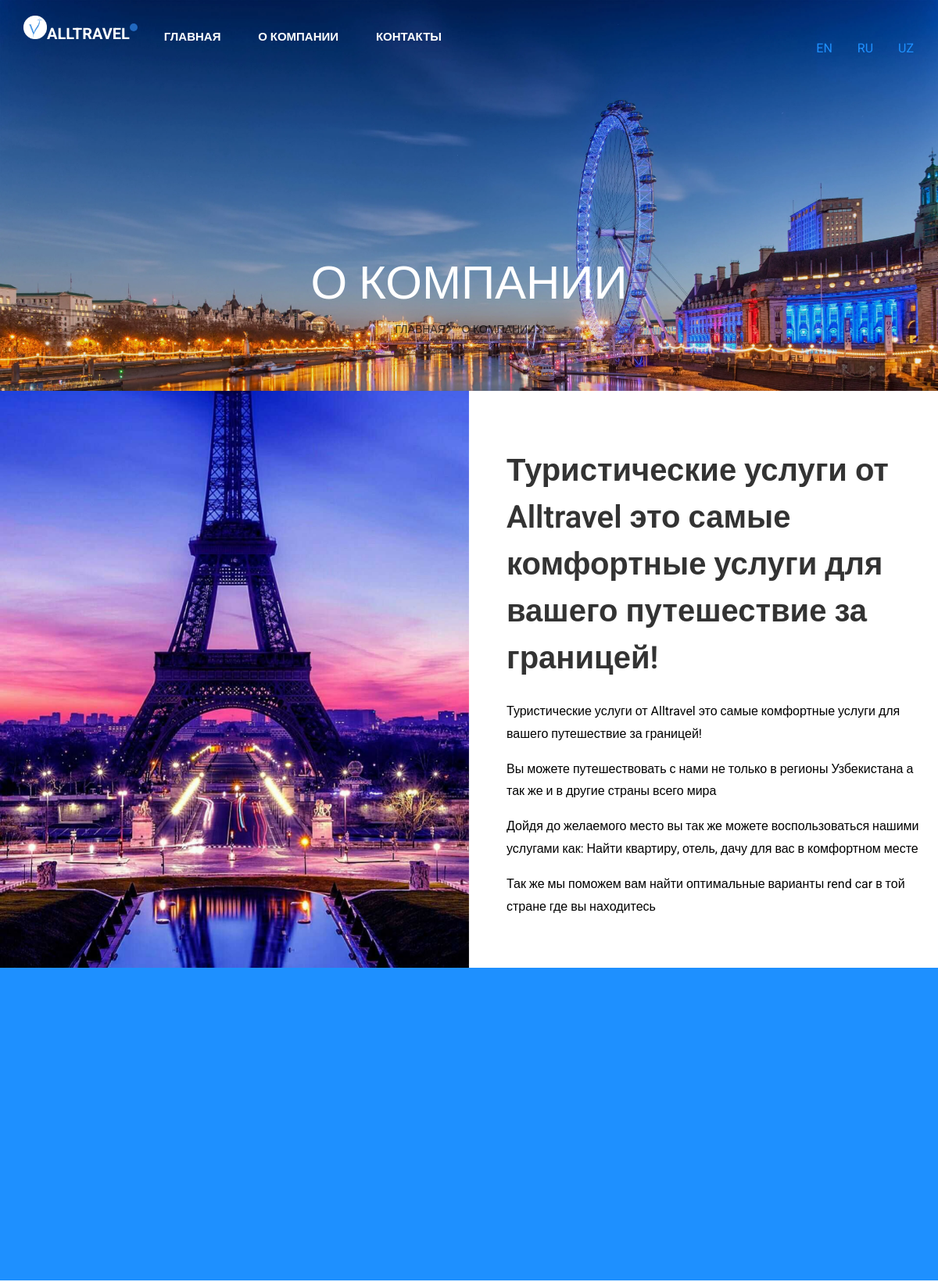
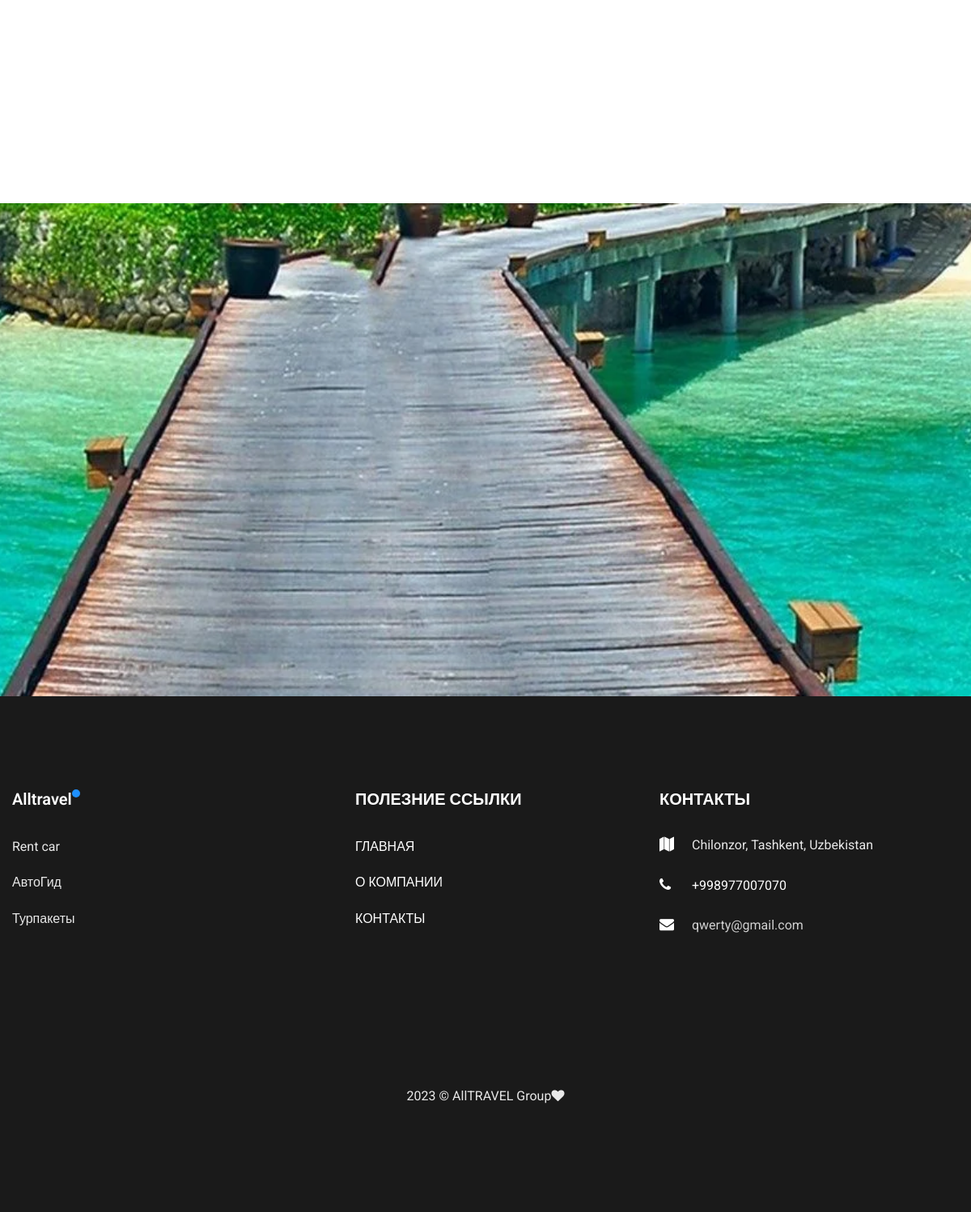
The page /about/ on the database its author committed (2 pictures, top to bottom).
### apps/home/models.py (models this page shows, shortened)
class Navbar(models.Model):
    name = models.CharField(max_length=220)
    link = models.CharField(max_length=220)

class Title(models.Model):
    image = models.ImageField(upload_to='static/images')
    title = models.CharField(max_length=220)
    content = RichTextField()
    created_at = models.DateTimeField(auto_now_add=True)
    is_published = models.BooleanField(default=False)

class Question(models.Model):
    image = models.ImageField(upload_to='static/images')
    title = models.CharField(max_length=220)
    created_at = models.DateTimeField(auto_now_add=True)
    is_published = models.BooleanField(default=False)

class Reason(models.Model):
    title = models.CharField(max_length=220)
    content = RichTextField()
    icon = models.ImageField(upload_to='static/images')
    created_at = models.DateTimeField(auto_now_add=True)
    is_published = models.BooleanField(default=False)

### apps/about/models.py (models this page shows, shortened)
class About(models.Model):
    class Meta:
        verbose_name = 'About'
        verbose_name_plural = 'About'
    image = models.ImageField(upload_to='static/images')
    title = models.CharField(max_length=220)
    content = RichTextField()
    created_at = models.DateTimeField(auto_now_add=True)
    is_published = models.BooleanField(default=False)

### apps/contact/models.py (models this page shows, shortened)
class ContactUs(models.Model):
    class Meta:
        verbose_name = 'ContactUs'
        verbose_name_plural = 'ContactUs'
    address = RichTextField()
    phone = models.CharField(max_length=200)
    email = models.EmailField()
    created_at = models.DateTimeField(auto_now_add=True)

### apps/about/views.py (the view)
# urls.py: path('', about),
def about(request):
    contacts = ContactUs.objects.all()
    companies = About.objects.filter(is_published=True).order_by('-id')[:1]
    contracts = Service.objects.filter(is_published=True).order_by('-id')[:4]
    titles = Title.objects.filter(is_published=True)
    reasons = Reason.objects.filter(is_published=True).order_by('-id')[:3]
    questions = Question.objects.filter(is_published=True)
    navbar = Navbar.objects.all()
    form = ContactForm(request.POST or None)
    if form.is_valid():
        form.save()
        return redirect('.')
    context = {
        'contacts': contacts,
        'companies': companies,
        'contracts': contracts,
        'titles': titles,
        'reasons': reasons,
        'questions': questions,
        'navbar': navbar,
        'form': form,
    }
    return render(request, 'about.html', context)

### templates/about.html (shortened to what this page needs)
{% extends 'base.html' %}
{% load static %}
{% block content %}
{% for title in titles %}
<div class="hero-wrap hero-wrap-2" style="background-image: url({{title.image.url}});"
     data-stellar-background-ratio="0.5">
    <div class="overlay"></div>
    <div class="container">
        <div class="row no-gutters slider-text align-items-end justify-content-center">
            <div class="col-md-9 ftco-animate mb-5 text-center">
                <h1 class="mb-3 bread">О КОМПАНИИ</h1>
                <p class="breadcrumbs"><span class="mr-2"><a href="/">ГЛАВНАЯ<i
                        class="fa fa-chevron-right"></i></a></span> <span>О КОМПАНИИ<i
                        class="fa fa-chevron-right"></i></span></p>
            </div>
        </div>
    </div>
</div>
{% endfor %}
<section class="ftco-section ftco-no-pb ftco-no-pt">
    <div class="container">
        {% for about in companies %}
        <div class="row">
            <div class="col-md-6 img img-3 d-flex justify-content-center align-items-center"
                 style="background-image: url({{about.image.url}});">
            </div>
            <div class="col-md-6 wrap-about pl-md-5 ftco-animate py-md-5">
                <div class="heading-section pt-md-4">
                    <h2 class="mb-4">{{about.title|safe}}</h2>
                    <p>{{about.content|safe}}</p>
                </div>
            </div>
        </div>
        {% endfor %}
    </div>
</section>
<section class="ftco-section testimony-section">
    <div class="overlay"></div>
    <div class="container">
        <div class="row justify-content-center mb-5">
        </div>
    </div>
</section>
{% for question in questions %}
<section class="ftco-appointment ftco-section ftco-no-pt ftco-no-pb img"
         style="background-image: url({{question.image.url}});">
    <div class="container">
        <div class="row d-md-flex justify-content-end">
        </div>
    </div>
</section>
{% endfor %}
{% endblock %}

### templates/base.html (shortened to what this page needs)
<!DOCTYPE html>
{% load static %}
<html lang="en">
<head>
    <link rel="stylesheet" href="https://stackpath.bootstrapcdn.com/font-awesome/4.7.0/css/font-awesome.min.css">
    <link rel="stylesheet" href="{% static 'css/animate.css' %}">
    <link rel="stylesheet" href="{% static 'css/owl.carousel.min.css' %}">
    <link rel="stylesheet" href="{% static 'css/owl.theme.default.min.css' %}">
    <link rel="stylesheet" href="{% static 'css/magnific-popup.css' %}">
    <link rel="stylesheet" href="{% static 'css/flaticon.css' %}">
    <link rel="stylesheet" href="{% static 'css/style.css' %}">
</head>
<body>
<nav class="navbar navbar-expand-lg navbar-dark ftco_navbar bg-dark ftco-navbar-light navbar-ttj" id="ftco-navbar">
    <div class="container">
        <div class="col-md-6 d-flex align-self-stretch ftco-animate">
            <div class="media block-6 services-wrap d-flex">
                <img src="{% static 'images/2022-11-22 22.09.24.png' %}" height="30" width="30">
                <a class="navbar-brand" href="/">ALLTRAVEL</a>
                <div class="collapse navbar-collapse" id="ftco-nav">
                    {% for nav in navbar %}
                    <ul class="navbar-nav ml-auto">
                        <li class="nav-item active"><a href="{{nav.link}}" class="nav-link">{{nav.name}}</a></li>
                    </ul>
                    {% endfor %}
                </div>
            </div>
        </div>
        <ul class="nav nav-pills">
            <li class="nav-item">
                <a class="nav-link active" href="{% url 'set-language' 'en' %}">EN</a>
            </li>
            <li class="nav-item">
                <a class="nav-link" href="{% url 'set-language' 'ru' %}">RU</a>
            </li>
            <li class="nav-item">
                <a class="nav-link" href="{% url 'set-language' 'uz' %}">UZ</a>
            </li>
        </ul>
    </div>
</nav>
{% block content %}
{% endblock %}
<footer class="ftco-footer ftco-section">
    <div class="container">
        <div class="row mb-5">
            <div class="col-sm-12 col-md">
                <div class="ftco-footer-widget mb-4">
                    <h2 class="ftco-heading-2 logo"><a href="/">Alltravel</a></h2>
                    {% for reason in reasons %}
                    <p>{{reason.title}}</p>
                    {% endfor %}
                    <ul class="ftco-footer-social list-unstyled mt-5">
                    </ul>
                </div>
            </div>
            <div class="col-sm-12 col-md">
                <div class="ftco-footer-widget mb-4 ml-md-4">
                    <h2 class="ftco-heading-2">ПОЛЕЗНИЕ ССЫЛКИ</h2>
                    {% for nav in navbar %}
                    <p><a href="{{nav.link}}">{{nav.name}}</a></p>
                    {% endfor %}
                </div>
            </div>
            {% for contact in contacts %}
            <div class="col-sm-12 col-md">
                <div class="ftco-footer-widget mb-4">
                    <h2 class="ftco-heading-2">КОНТАКТЫ</h2>
                    <div class="block-23 mb-3">
                        <ul>
                            <li><span class="icon fa fa-map marker"></span><span
                                    class="text">{{contact.address|safe}}</span>
                            </li>
                            <li><a href="#"><span class="icon fa fa-phone"></span><span
                                    class="text">{{contact.phone}}</span></a></li>
                            <li><a href="#"><span class="icon fa fa-envelope"></span>{{contact.email}}</span></span></a>
                            </li>
                        </ul>
                    </div>
                </div>
            </div>
            {% endfor %}
        </div>
        <div class="row">
            <div class="col-md-12 text-center">
                <p>
                    © AllTRAVEL Group<i class="fa fa-heart color-danger"></i>
                </p>
            </div>
        </div>
    </div>
</footer>
</body>
</html>

### templates/base.html (style rules this page uses)
nav { background-color: #acb2b4; }

### rows shown on the page
Navbar: name "ГЛАВНАЯ"
Navbar: name "О КОМПАНИИ"
Navbar: name "КОНТАКТЫ"
Title: image (picture)
About: image (picture), title "Туристические услуги от Alltravel это самые комфортные услуги для вашего путешествие за границей!", content "Туристические услуги от Alltravel это самые комфортные услуги для вашего путешествие за границей! Вы можете путешествовать с нами не только в регионы Узбекистана а так же и в другие страны всего мира Дойдя до желаемого место вы так же можете воспользоваться нашими услугами как: Найти квартиру, отель, дачу для вас в комфортном месте Так же мы поможем вам найти оптимальные варианты rend car в той стране где вы находитесь"
Question: image (picture)
Reason: title "Rent car"
Reason: title "АвтоГид"
Reason: title "Турпакеты"
ContactUs: address "Chilonzor, Tashkent, Uzbekistan", phone "+998977007070", email "qwerty@gmail.com"
